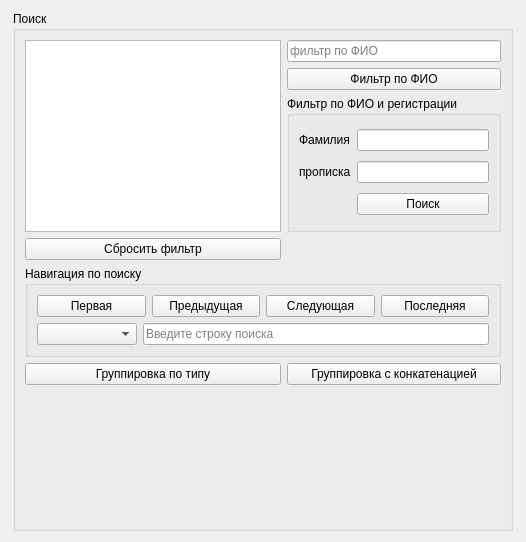
<?xml version="1.0" encoding="UTF-8"?>
<ui version="4.0">
 <class>FindUserCBox</class>
 <widget class="QWidget" name="FindUserCBox">
  <property name="geometry">
   <rect>
    <x>0</x>
    <y>0</y>
    <width>526</width>
    <height>542</height>
   </rect>
  </property>
  <property name="windowTitle">
   <string>Form</string>
  </property>
  <layout class="QGridLayout" name="gridLayout">
   <item row="0" column="0">
    <widget class="QGroupBox" name="groupBox">
     <property name="enabled">
      <bool>true</bool>
     </property>
     <property name="minimumSize">
      <size>
       <width>500</width>
       <height>0</height>
      </size>
     </property>
     <property name="maximumSize">
      <size>
       <width>400</width>
       <height>16777215</height>
      </size>
     </property>
     <property name="title">
      <string>Поиск</string>
     </property>
     <layout class="QGridLayout" name="gridLayout_8">
      <item row="3" column="0">
       <widget class="QPushButton" name="reset_filter">
        <property name="text">
         <string>Сбросить фильтр</string>
        </property>
       </widget>
      </item>
      <item row="0" column="1">
       <widget class="QLineEdit" name="search_name1">
        <property name="toolTip">
         <string/>
        </property>
        <property name="placeholderText">
         <string>фильтр по ФИО</string>
        </property>
       </widget>
      </item>
      <item row="1" column="1">
       <widget class="QPushButton" name="search_fio_button">
        <property name="text">
         <string>Фильтр по ФИО</string>
        </property>
       </widget>
      </item>
      <item row="0" column="0" rowspan="3">
       <widget class="QTableView" name="master">
        <property name="minimumSize">
         <size>
          <width>175</width>
          <height>0</height>
         </size>
        </property>
        <property name="editTriggers">
         <set>QAbstractItemView::NoEditTriggers</set>
        </property>
        <property name="selectionMode">
         <enum>QAbstractItemView::SingleSelection</enum>
        </property>
        <property name="selectionBehavior">
         <enum>QAbstractItemView::SelectRows</enum>
        </property>
        <attribute name="horizontalHeaderStretchLastSection">
         <bool>true</bool>
        </attribute>
        <attribute name="verticalHeaderVisible">
         <bool>false</bool>
        </attribute>
        <attribute name="verticalHeaderStretchLastSection">
         <bool>false</bool>
        </attribute>
       </widget>
      </item>
      <item row="2" column="1">
       <widget class="QGroupBox" name="groupBox_3">
        <property name="title">
         <string>Фильтр по ФИО и регистрации</string>
        </property>
        <layout class="QGridLayout" name="gridLayout_7">
         <item row="0" column="0">
          <widget class="QLabel" name="label_9">
           <property name="text">
            <string>Фамилия</string>
           </property>
          </widget>
         </item>
         <item row="1" column="0">
          <widget class="QLabel" name="label_10">
           <property name="text">
            <string>прописка</string>
           </property>
          </widget>
         </item>
         <item row="1" column="1">
          <widget class="QLineEdit" name="search_adress"/>
         </item>
         <item row="0" column="1">
          <widget class="QLineEdit" name="search_name_2"/>
         </item>
         <item row="2" column="1">
          <widget class="QPushButton" name="search_two_column">
           <property name="text">
            <string>Поиск</string>
           </property>
          </widget>
         </item>
        </layout>
       </widget>
      </item>
      <item row="4" column="0" colspan="2">
       <widget class="QGroupBox" name="groupBox_2">
        <property name="title">
         <string>Навигация по поиску</string>
        </property>
        <layout class="QGridLayout" name="gridLayout_6">
         <item row="0" column="1">
          <widget class="QPushButton" name="FindPreviousButton">
           <property name="text">
            <string>Предыдущая</string>
           </property>
          </widget>
         </item>
         <item row="0" column="0">
          <widget class="QPushButton" name="FindFirstButton">
           <property name="text">
            <string>Первая</string>
           </property>
          </widget>
         </item>
         <item row="0" column="3">
          <widget class="QPushButton" name="FindLastButton">
           <property name="text">
            <string>Последняя</string>
           </property>
          </widget>
         </item>
         <item row="0" column="2">
          <widget class="QPushButton" name="FindNextButton">
           <property name="text">
            <string>Следующая</string>
           </property>
          </widget>
         </item>
         <item row="1" column="0" colspan="4">
          <layout class="QGridLayout" name="gridLayout_5">
           <item row="0" column="1">
            <widget class="QLineEdit" name="search_name_3">
             <property name="placeholderText">
              <string>Введите строку поиска</string>
             </property>
            </widget>
           </item>
           <item row="0" column="0">
            <widget class="QComboBox" name="typeSearchCBox">
             <property name="minimumSize">
              <size>
               <width>100</width>
               <height>0</height>
              </size>
             </property>
            </widget>
           </item>
          </layout>
         </item>
        </layout>
       </widget>
      </item>
      <item row="6" column="0">
       <spacer name="verticalSpacer">
        <property name="orientation">
         <enum>Qt::Vertical</enum>
        </property>
        <property name="sizeHint" stdset="0">
         <size>
          <width>20</width>
          <height>40</height>
         </size>
        </property>
       </spacer>
      </item>
      <item row="5" column="1">
       <widget class="QPushButton" name="group_concat_button">
        <property name="text">
         <string>Группировка с конкатенацией</string>
        </property>
       </widget>
      </item>
      <item row="5" column="0">
       <widget class="QPushButton" name="group_button">
        <property name="text">
         <string>Группировка по типу</string>
        </property>
       </widget>
      </item>
     </layout>
    </widget>
   </item>
  </layout>
 </widget>
 <resources/>
 <connections/>
</ui>
